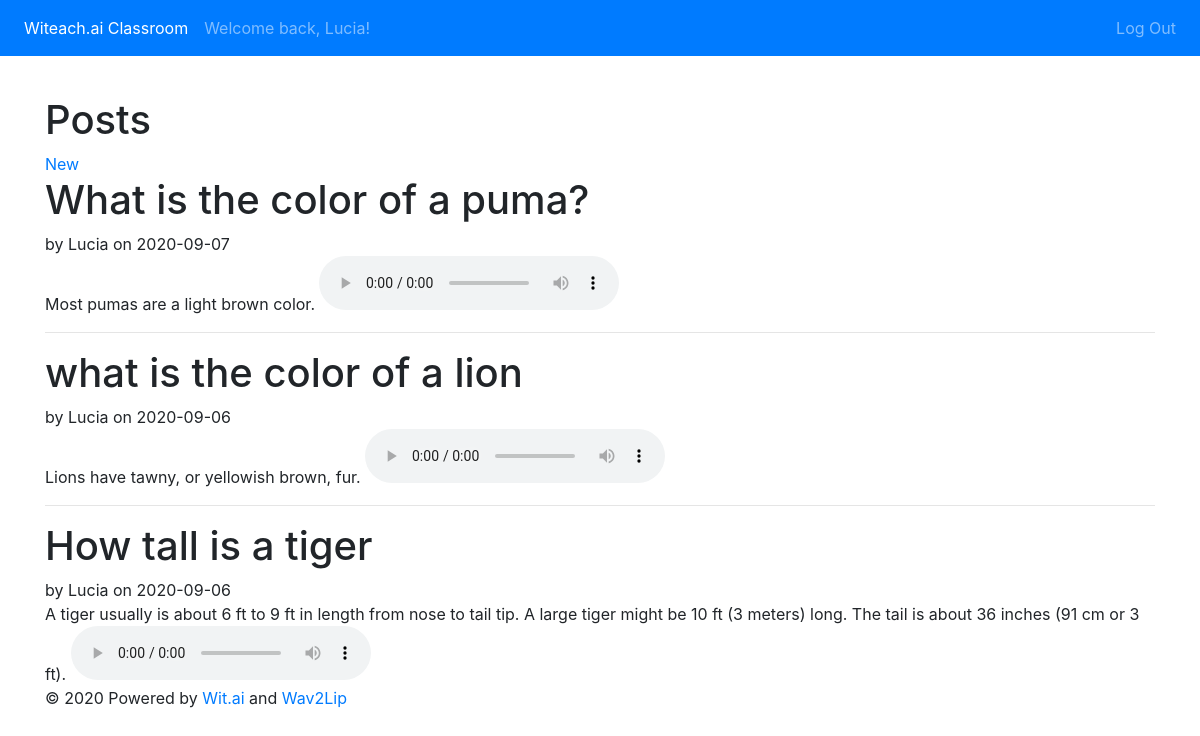
Page /simple_index (signed in) on the committed database.
### tables this page shows
CREATE TABLE user (
  id INTEGER PRIMARY KEY AUTOINCREMENT,
  username TEXT UNIQUE NOT NULL,
  password TEXT NOT NULL,
  role TEXT NOT NULL
);

CREATE TABLE post (
  id INTEGER PRIMARY KEY AUTOINCREMENT,
  chatbot_proj_id INTEGER NOT NULL,
  author_id INTEGER NOT NULL,
  created TIMESTAMP NOT NULL DEFAULT CURRENT_TIMESTAMP,
  message TEXT NOT NULL,
  response_id INTEGER NOT NULL,
  FOREIGN KEY (author_id) REFERENCES user (id),
  FOREIGN KEY (response_id) REFERENCES response (id),
  FOREIGN KEY (chatbot_proj_id) REFERENCES chatbot_proj (id)
);

CREATE TABLE "response" (
	"id"	INTEGER,
	"chatbot_proj_id"	INTEGER NOT NULL,
	"created"	TIMESTAMP NOT NULL DEFAULT CURRENT_TIMESTAMP,
	"last_access"	TIMESTAMP NOT NULL DEFAULT CURRENT_TIMESTAMP,
	"body"	TEXT NOT NULL,
	"voice_filename"	TEXT,
	FOREIGN KEY("chatbot_proj_id") REFERENCES "chatbot_proj"("id"),
	PRIMARY KEY("id" AUTOINCREMENT)
);

### flask_chatbot/classroom.py (the view)
@bp.route('/simple_index')
def simple_index():
    db = get_db()
    posts = db.execute(
        'SELECT p.id, message, p.created AS created, author_id, username, r.body AS response, r.voice_filename'
        ' FROM post p'
        ' JOIN user u ON p.author_id = u.id'
        ' JOIN response r ON p.response_id = r.id'
        ' ORDER BY created DESC'
    ).fetchall()
    proj_name = g.chatbot_proj['proj_name']
    proj_asset_url = 'projs' + '/' + proj_name
    video_folder = os.path.join(current_app.static_folder, 'projs', proj_name, 'responses_videos')
    has_videos = dict()
    for post in posts:
        print(post)
        print(str(post['voice_filename']))
        has_videos[str(post['voice_filename'])] = os.path.isfile(os.path.join(video_folder, str(post['voice_filename'])+'.mp4'))
    return render_template(
        'classroom/simple_index.html',
        proj_asset_dir=proj_asset_url,
        posts=posts,
        has_videos=has_videos)

### flask_chatbot/auth.py (called while the page is built)
@bp.before_app_request
def load_logged_in_user():
    user_id = session.get('user_id')
    if user_id is None:
        g.user = None
    else:
        g.user = get_db().execute(
            'SELECT * FROM user WHERE id = ?', (user_id,)
        ).fetchone()
        load_logged_in_user_chatbot_projs()

def load_logged_in_user_chatbot_projs():
    g.chatbot_proj = get_db().execute('SELECT * FROM chatbot_proj').fetchone()

### flask_chatbot/db.py (called while the page is built)
def get_db():
    if 'db' not in g:
        g.db = sqlite3.connect(
            current_app.config['DATABASE'],
            detect_types=sqlite3.PARSE_DECLTYPES
        )
        g.db.row_factory = sqlite3.Row
    return g.db

### flask_chatbot/templates/classroom/simple_index.html (shortened to what this page needs)
{% extends 'base.html' %}
{% block header %}
  <h1>{% block title %}Posts{% endblock %}</h1>
  {% if g.user %}
    <a class="action" href="{{ url_for('classroom.send') }}">New</a>
  {% endif %}
{% endblock %}
{% block content %}
  {% for post in posts %}
    <article class="post">
      <header>
        <div>
          <h1>{{ post['message'] }}</h1>
          <div class="about">by {{ post['username'] }} on {{ post['created'].strftime('%Y-%m-%d') }}</div>
        </div>
      </header>
      <div class="body">
        {{ post['response'] }}{% if post['voice_filename'] != None %}
          {% if has_videos[post['voice_filename']] %}
          <video controls width="100%">
              <source
                src="{{ url_for('static', filename=proj_asset_dir)}}/responses_videos/{{post['voice_filename']}}.mp4" type="video/mp4">
                  Your browser does not support the <code>video</code> element.
          </video>
          {% else %}
          <audio
              controls
              src="{{ url_for('static', filename=proj_asset_dir)}}/responses_voices/{{post['voice_filename']}}">
          </audio>
          {% endif %}
        {% endif %}
      </div>
    </article>
    {% if not loop.last %}
      <hr>
    {% endif %}
  {% endfor %}
{% endblock %}

### flask_chatbot/templates/base.html (shortened to what this page needs)
<!doctype html>
<link rel="stylesheet" href="https://stackpath.bootstrapcdn.com/bootstrap/4.5.2/css/bootstrap.min.css">
<link href="https://maxcdn.bootstrapcdn.com/font-awesome/4.3.0/css/font-awesome.min.css" rel="stylesheet">
<link rel="stylesheet" href="{{ url_for('static', filename='chatroom.css') }}">
<div class="container">
  <header class="py-5">
    <nav class="navbar navbar-expand-md navbar-dark fixed-top bg-primary">
      <div class="collapse navbar-collapse" id="navbarCollapse">
        <ul class="navbar-nav mr-auto">
          <li class="nav-item active">
            <a class="nav-link" href="#">Witeach.ai Classroom <span class="sr-only">(current)</span></a>
          </li>
          {% if g.user %}
          <li class="nav-item">
            <li class="nav-item"><span class="nav-link">Welcome back, {{ g.user['username'] }}!</span></li>
          </li>
          {% else %}
          <li class="nav-item">
            <li class="nav-item"><span class="nav-link">Empowering Students and Teachers for Today and for the Future</span></li>
          </li>
          {% endif %}
        </ul>
        <div class="mt-2 mt-md-0">
          <ul class="navbar-nav mr-auto">
            {% if g.user %}
            <li class="nav-item"><a class="nav-link" href="{{ url_for('auth.logout') }}">Log Out</a></li>
            {% else %}
            <li class="nav-item"><a class="nav-link" href="{{ url_for('auth.register') }}">Register</a></li>
            <li class="nav-item"><a class="nav-link" href="{{ url_for('auth.login') }}">Log In</a></li>
            {% endif %}
          </ul>
        </div>
      </div>
    </nav>
  </header>
</div>
<section class="container">
  <header>
    {% block header %}{% endblock %}
  </header>
  {% block content %}{% endblock %}
</section>
<footer class="container">
  © 2020
  Powered by <a href="https://wit.ai/">Wit.ai</a> and <a href="https://github.com/Rudrabha/Wav2Lip">Wav2Lip</a>
</footer>

### flask_chatbot/static/chatroom.css (style rules this page uses)
ul { list-style-type: none; margin: 0; padding: 0; }

### rows in the picture
user: user.username "Lucia"
post: message "What is the color of a puma?", username "Lucia", created "2020-09-07", response "Most pumas are a light brown color."
post: message "what is the color of a lion", username "Lucia", created "2020-09-06", response "Lions have tawny, or yellowish brown, fur."
post: message "How tall is a tiger", username "Lucia", created "2020-09-06", response "A tiger usually is about 6 ft to 9 ft in length from nose to tail tip. A large tiger might be 10 ft (3 meters) long. The tail is about 36 inches (91 cm or 3 ft)."
